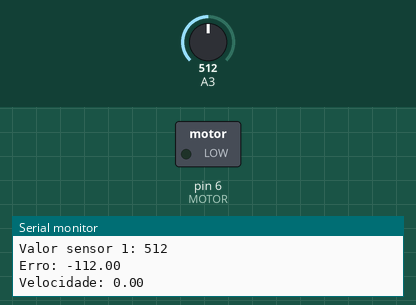
Recording of a sketch running on a simulated Arduino Uno, built with avr-gcc and run on an emulated ATmega328P. On the bench: switched loads named in the sketch (green lamp = pin HIGH), the last lines printed to the serial monitor. The inputs (shaded band) are chosen by the test bench; at power-on: A3 = 512.

Above: at 1.4 s.
1.5 s: A3 set to 306
At 2.8 s:
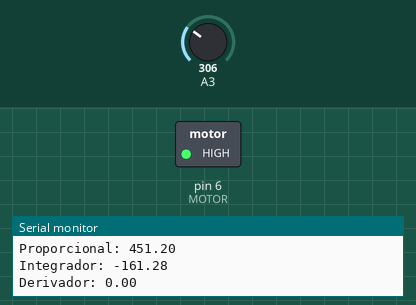
3.5 s: A3 set to 321
At 4.8 s:
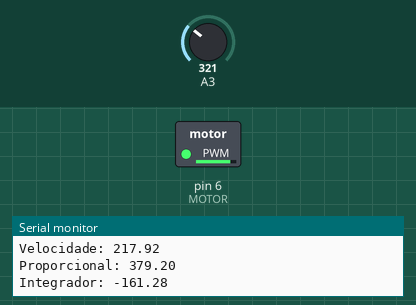
Timing chart, 0 to 6.5 s (numbered marks = the images above; inputs shaded):
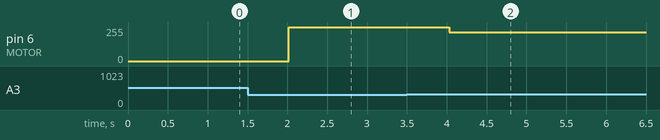

The sketch:

BombaNivel.ino
```cpp
/*
Disciplina de Controle de Processos / 2024A
Prof Aline Kafer

Grupo:
Jonathan Bassani
Lucas E. Pandolfo
Maiquel Klein

Projeto 2: Sistema de Controle de Nível
*/

#define MOTOR 6
double setpoint = 400;
double sensor =400;
double pwm;
double erro;
double erroAnt = 0;
double integral = 0;

double Kp = 4.8;
double Ki = 0.48;
double Kd = 0.048;
double P = 0;
double I = 0;
double D = 0;

void setup() {
  Serial.begin(9600);
  pinMode(MOTOR, OUTPUT);
}

void loop() {
  int sensorValue1 = analogRead(A3);
  sensor = sensorValue1;

  erro = setpoint - sensor;
  P = Kp * erro;
  if (pwm < 254 && erro < 54) {
    I = integral += Ki * erro;
    D = Kd * (erro - erroAnt);
  }

  erroAnt = erro;
  pwm = P + I + D;
  pwm = constrain(pwm, 0, 255);
  analogWrite(MOTOR, pwm);

  //Monitor
  Serial.print("Valor sensor 1: ");
  Serial.println(sensorValue1);
  Serial.print("Erro: ");
  Serial.println(erro);
  Serial.print("Velocidade: ");
  Serial.println(pwm);
  Serial.print("Proporcional: ");
  Serial.println(P);
  Serial.print("Integrador: ");
  Serial.println(I);
  Serial.print("Derivador: ");
  Serial.println(D);
  Serial.println("-----------------");

  delay(600);
}
```

Measured:
- after the input at 1.5 s, pin 6 (MOTOR): 0/255 → 255/255 after 0.52 s
- after the input at 3.5 s, pin 6 (MOTOR): 255/255 → 217/255 after 0.53 s
